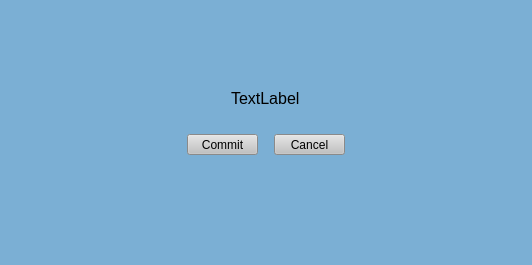
<?xml version="1.0" encoding="UTF-8"?>
<ui version="4.0">
 <class>MainWindow</class>
 <widget class="QMainWindow" name="MainWindow">
  <property name="geometry">
   <rect>
    <x>0</x>
    <y>0</y>
    <width>532</width>
    <height>265</height>
   </rect>
  </property>
  <property name="sizePolicy">
   <sizepolicy hsizetype="Fixed" vsizetype="Fixed">
    <horstretch>0</horstretch>
    <verstretch>0</verstretch>
   </sizepolicy>
  </property>
  <property name="minimumSize">
   <size>
    <width>0</width>
    <height>0</height>
   </size>
  </property>
  <property name="windowTitle">
   <string>MainWindow</string>
  </property>
  <property name="styleSheet">
   <string notr="true">background-color: rgb(123, 175, 212);</string>
  </property>
  <widget class="QWidget" name="centralwidget">
   <layout class="QGridLayout" name="gridLayout">
    <item row="1" column="0">
     <spacer name="horizontalSpacer">
      <property name="orientation">
       <enum>Qt::Horizontal</enum>
      </property>
      <property name="sizeHint" stdset="0">
       <size>
        <width>40</width>
        <height>20</height>
       </size>
      </property>
     </spacer>
    </item>
    <item row="1" column="2">
     <spacer name="horizontalSpacer_2">
      <property name="orientation">
       <enum>Qt::Horizontal</enum>
      </property>
      <property name="sizeHint" stdset="0">
       <size>
        <width>40</width>
        <height>20</height>
       </size>
      </property>
     </spacer>
    </item>
    <item row="1" column="1">
     <layout class="QVBoxLayout" name="verticalLayout">
      <item alignment="Qt::AlignHCenter|Qt::AlignVCenter">
       <widget class="QLabel" name="confirmationMessage">
        <property name="text">
         <string>&lt;html&gt;&lt;head/&gt;&lt;body&gt;&lt;p&gt;&lt;span style=&quot; font-size:12pt;&quot;&gt;TextLabel&lt;/span&gt;&lt;/p&gt;&lt;/body&gt;&lt;/html&gt;</string>
        </property>
       </widget>
      </item>
      <item>
       <spacer name="verticalSpacer_3">
        <property name="orientation">
         <enum>Qt::Vertical</enum>
        </property>
        <property name="sizeType">
         <enum>QSizePolicy::Minimum</enum>
        </property>
        <property name="sizeHint" stdset="0">
         <size>
          <width>20</width>
          <height>20</height>
         </size>
        </property>
       </spacer>
      </item>
      <item>
       <layout class="QHBoxLayout" name="horizontalLayout">
        <property name="leftMargin">
         <number>0</number>
        </property>
        <property name="topMargin">
         <number>0</number>
        </property>
        <property name="rightMargin">
         <number>0</number>
        </property>
        <property name="bottomMargin">
         <number>0</number>
        </property>
        <item>
         <widget class="QPushButton" name="commit">
          <property name="minimumSize">
           <size>
            <width>71</width>
            <height>21</height>
           </size>
          </property>
          <property name="maximumSize">
           <size>
            <width>71</width>
            <height>21</height>
           </size>
          </property>
          <property name="cursor">
           <cursorShape>PointingHandCursor</cursorShape>
          </property>
          <property name="styleSheet">
           <string notr="true">QPushButton:hover {
	 background-color: rgb(210, 210, 210);
}

QPushButton:focus {
	background-color: rgb(210, 210, 210);
}

QPushButton {
	background-color: rgb(193, 193, 193);
}</string>
          </property>
          <property name="text">
           <string>Commit</string>
          </property>
         </widget>
        </item>
        <item>
         <spacer name="horizontalSpacer_3">
          <property name="orientation">
           <enum>Qt::Horizontal</enum>
          </property>
          <property name="sizeType">
           <enum>QSizePolicy::Minimum</enum>
          </property>
          <property name="sizeHint" stdset="0">
           <size>
            <width>10</width>
            <height>20</height>
           </size>
          </property>
         </spacer>
        </item>
        <item>
         <widget class="QPushButton" name="cancel">
          <property name="minimumSize">
           <size>
            <width>71</width>
            <height>21</height>
           </size>
          </property>
          <property name="maximumSize">
           <size>
            <width>71</width>
            <height>21</height>
           </size>
          </property>
          <property name="cursor">
           <cursorShape>PointingHandCursor</cursorShape>
          </property>
          <property name="styleSheet">
           <string notr="true">QPushButton:hover {
	 background-color: rgb(210, 210, 210);
}

QPushButton:focus {
	background-color: rgb(210, 210, 210);
}

QPushButton {
	background-color: rgb(193, 193, 193);
}</string>
          </property>
          <property name="text">
           <string>Cancel</string>
          </property>
         </widget>
        </item>
       </layout>
      </item>
     </layout>
    </item>
    <item row="0" column="1">
     <spacer name="verticalSpacer">
      <property name="orientation">
       <enum>Qt::Vertical</enum>
      </property>
      <property name="sizeHint" stdset="0">
       <size>
        <width>20</width>
        <height>40</height>
       </size>
      </property>
     </spacer>
    </item>
    <item row="2" column="1">
     <spacer name="verticalSpacer_2">
      <property name="orientation">
       <enum>Qt::Vertical</enum>
      </property>
      <property name="sizeHint" stdset="0">
       <size>
        <width>20</width>
        <height>40</height>
       </size>
      </property>
     </spacer>
    </item>
   </layout>
  </widget>
  <widget class="QMenuBar" name="menubar">
   <property name="geometry">
    <rect>
     <x>0</x>
     <y>0</y>
     <width>532</width>
     <height>21</height>
    </rect>
   </property>
  </widget>
  <widget class="QStatusBar" name="statusbar"/>
 </widget>
 <resources/>
 <connections/>
</ui>
